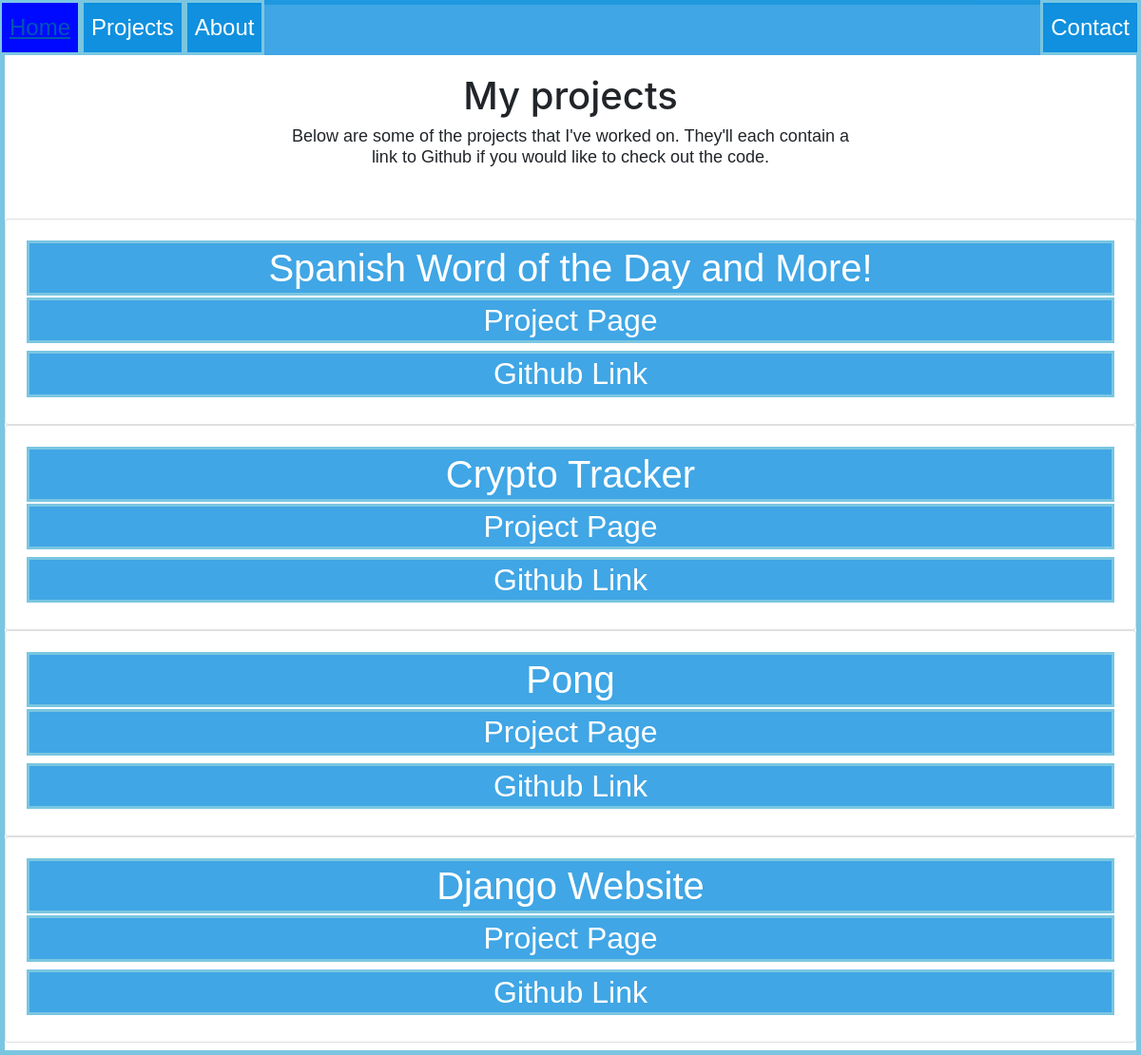
The app's page /projects with its own data.
### portfoliowebsite/models.py (models this page shows, shortened)
class ProjectPost(db.Model):
    __tablename__ = 'projects'
    id = db.Column(db.Integer,primary_key=True)
    date = db.Column(db.DateTime,nullable=False,default=datetime.utcnow)
    title = db.Column(db.String,nullable=False)
    description = db.Column(db.Text,nullable=False)
    link = db.Column(db.Text,nullable=True)
    demo = db.Column(db.Text,nullable=True)

### portfoliowebsite/core/views.py (the view)
@core.route('/projects')
def projects():
    projects = ProjectPost.query.all()
    return render_template('projects.html', projects=projects)

### portfoliowebsite/templates/projects.html (shortened to what this page needs)
{% extends "base.html" %}
{% block content %}
<head>
</head>
<body>
    <h1>My projects<h1>
    <p>Below are some of the projects that I've worked on. They'll each contain a
      link to Github if you would like to check out the code.<p> <br>
        {% for project in projects %}
        <div class="card">
          <div class="card-body">
          <h1 class="urlbox2">{{project.title}}</h1>
          <h2><a class="urlbox2" href="{{ url_for('projects.project_page',project_id=project.id)}}">Project Page</a></h2>
          {% if project.link %}
          <h2><a class="urlbox2" href="{{project.link}}" target="_blank">Github Link</a></h2>
          </div>
        </div>
        {% endif %}
        {% endfor %}
</body>
{% endblock %}

### portfoliowebsite/static/stylesheets/StyleSheet.css (style rules this page uses)
h1 { font-family: 'Otomanopee One', sans-serif; font-size: xxx-large; text-align: center; }
body { border: 5px solid rgba(122,198,225,1); margin:0px; padding:0px; }
p { font-family: 'Comic Sans MS', sans-serif; font-size: large; text-align: center; margin-left:300px;margin-right:300px; }
.urlbox2 { display: block; padding: 2px; width: auto; height: auto; margin: 2px; background-color: rgba(1,137,220,0.75); color: white; text-decoration:none; border:solid; border-right-color: rgba(122,198,225,1); border-left-color: rgba(122,198,225,1); border-top-color: rgba(122,198,225,1); border-bottom-color: rgba(122,198,225,1); font-family:"Gill Sans",sans-serif; text-align: center; }

### records on screen
ProjectPost: title "Spanish Word of the Day and More!"
ProjectPost: title "Crypto Tracker"
ProjectPost: title "Pong"
ProjectPost: title "Django Website"
